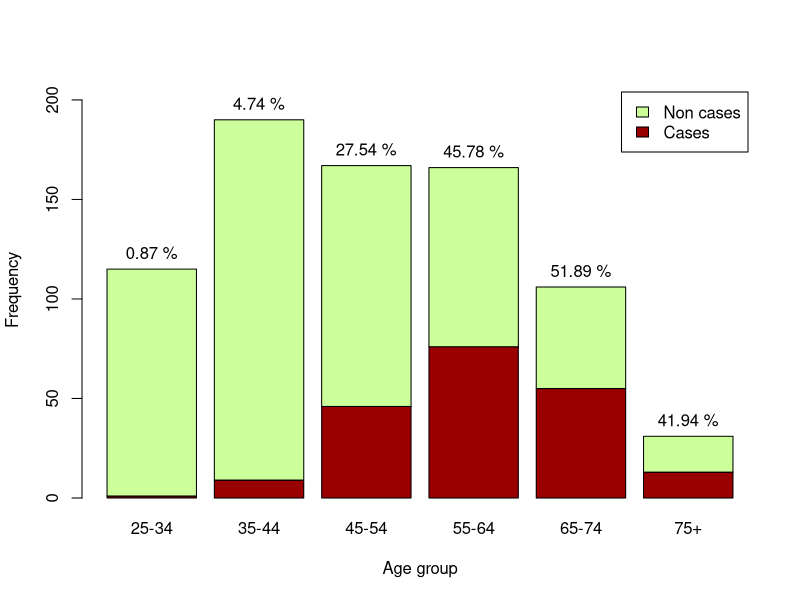
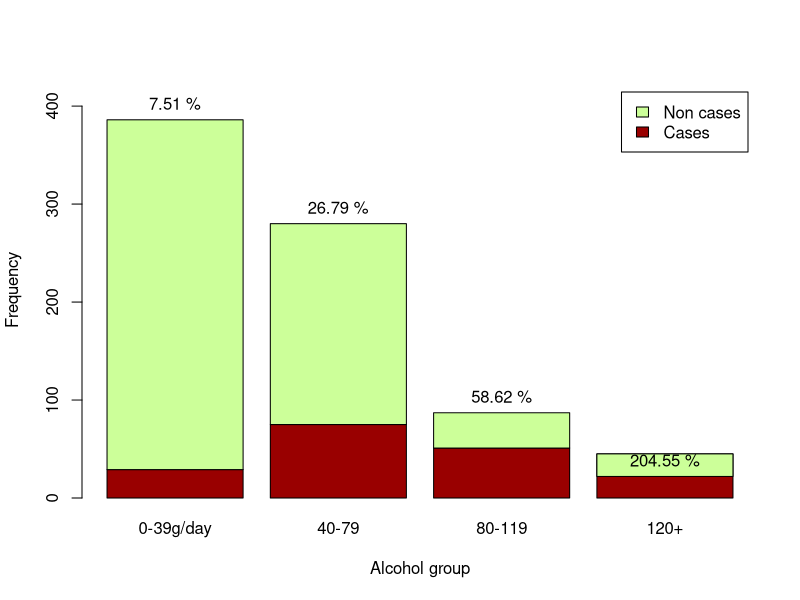
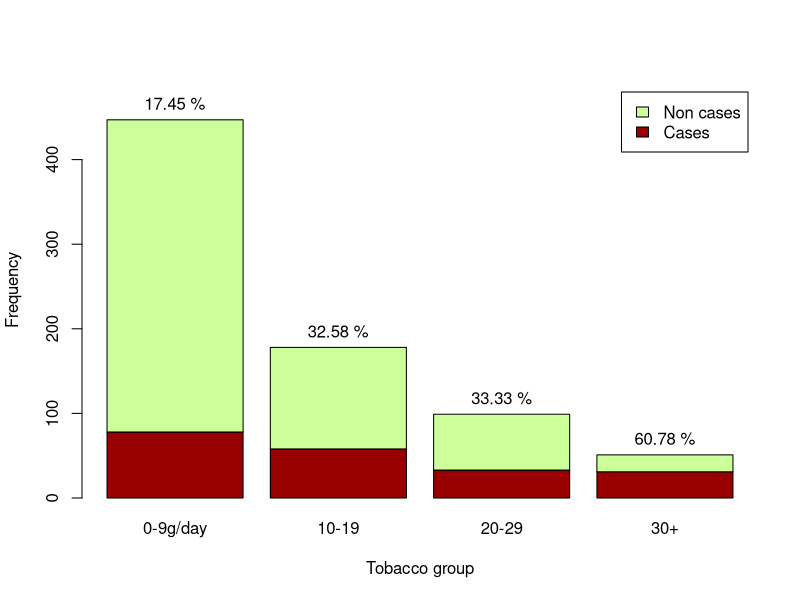
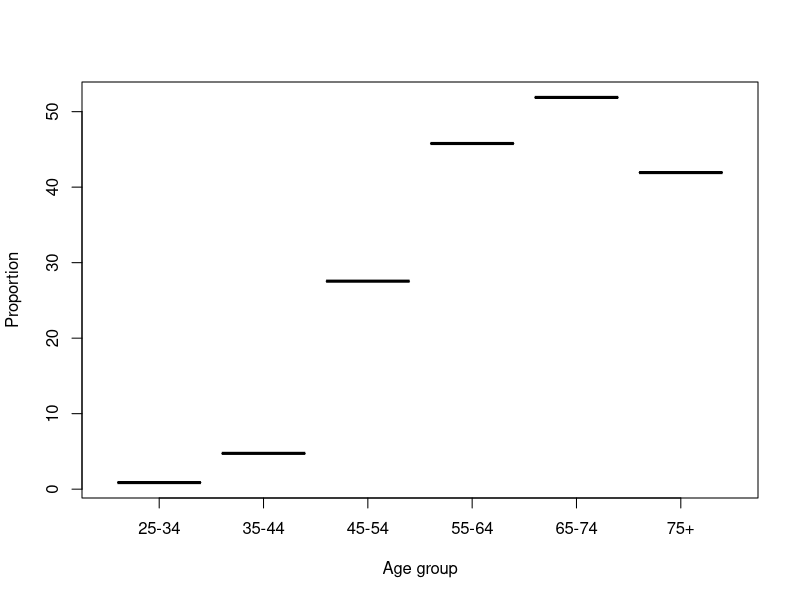
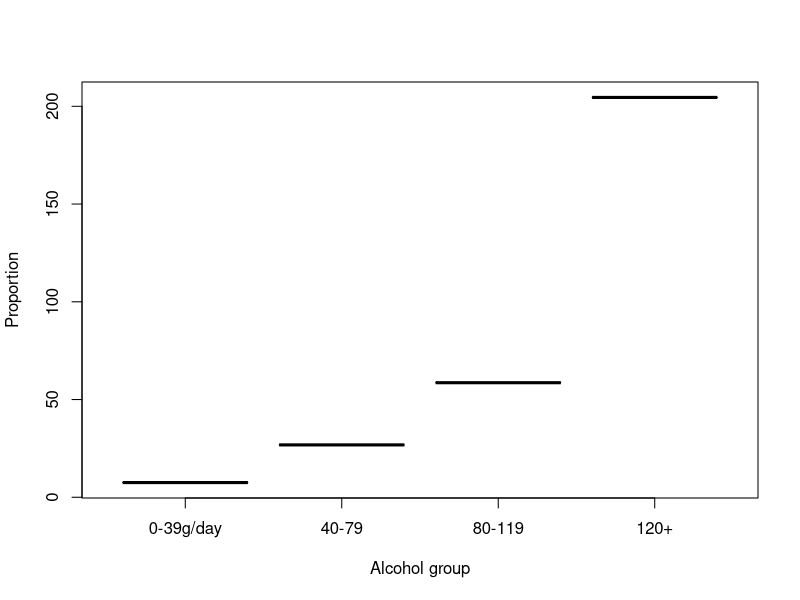
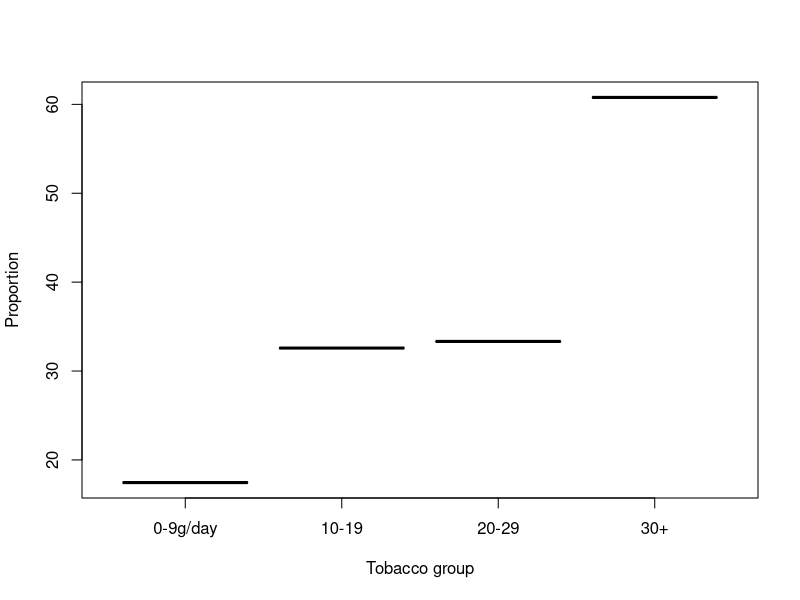
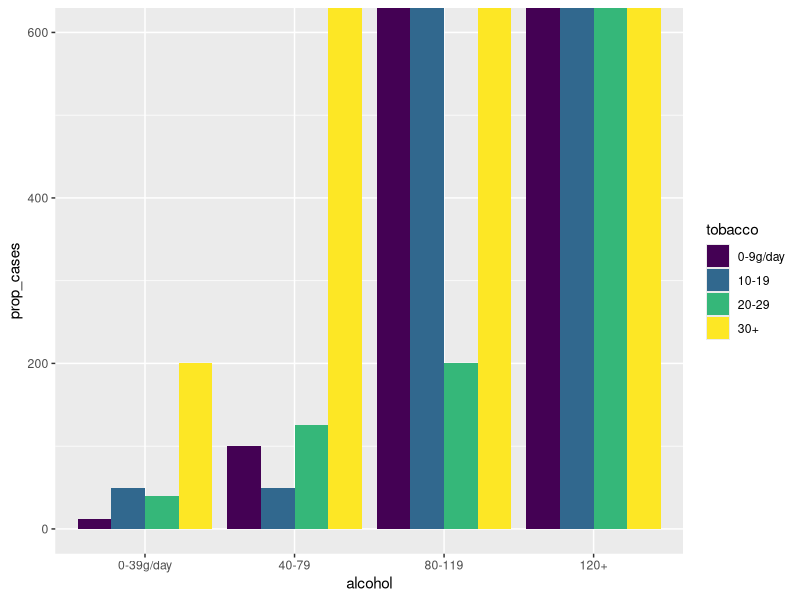
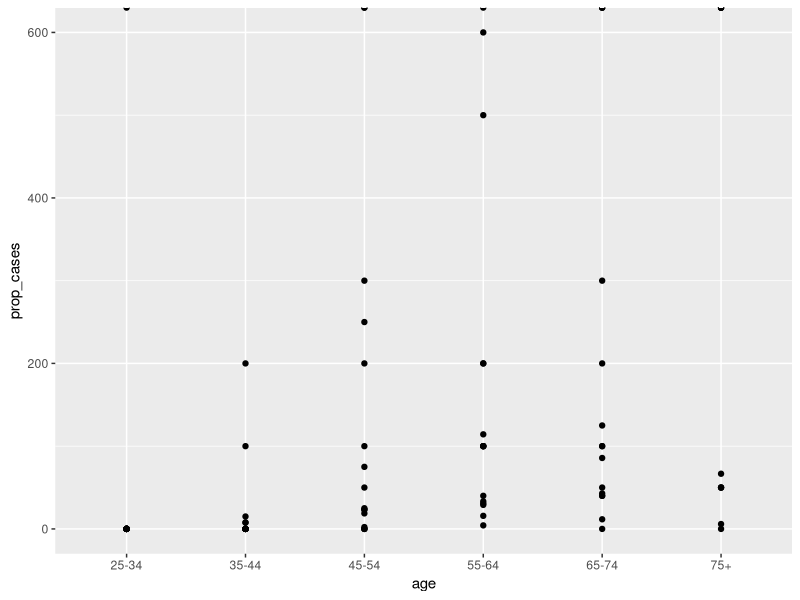

These charts were generated, in order, by the following R code:
## ---- chunk 1
knitr::opts_chunk$set(echo = TRUE)
## ---- chunk 2
head(esoph, 8)
cat("Number of combinations: ", dim(esoph)[1], "\nNumber of persons checked: ",
    sum(esoph$ncontrols))
## ---- chunk 3
summary(esoph)
## ---- chunk 4
str(esoph)
## ---- chunk 5
cases = tapply(esoph$ncases, esoph$agegp, sum)
controls = tapply(esoph$ncontrols, esoph$agegp, sum)

non_cases = controls - cases
percentages = cases / controls * 100

ylim <- c(0, 1.1*max(controls))
plot <- barplot(rbind(cases, non_cases), ylim=ylim, legend=c("Cases", "Non cases"),
                col=c("#990000", "#CCFF99"), xlab="Age group", ylab="Frequency")
text(x=plot, y=controls, label=paste(round(percentages, 2), "%"), pos=3)
## ---- chunk 6
cases = tapply(esoph$ncases, esoph$alcgp, sum)
controls = tapply(esoph$ncontrols, esoph$alcgp, sum)

non_cases = controls - cases
percentages = cases / controls * 100

ylim <- c(0, 1.1*max(controls))
plot <- barplot(rbind(cases, non_cases), ylim=ylim, legend=c("Cases", "Non cases"),
                col=c("#990000", "#CCFF99"), xlab="Alcohol group", ylab="Frequency")
text(x=plot, y=controls, label=paste(round(percentages, 2), "%"), pos=3)
## ---- chunk 7
cases = tapply(esoph$ncases, esoph$tobgp, sum)
controls = tapply(esoph$ncontrols, esoph$tobgp, sum)

non_cases = controls - cases
percentages = cases / controls * 100

ylim <- c(0, 1.1*max(controls))
plot <- barplot(rbind(cases, non_cases), ylim=ylim, legend=c("Cases", "Non cases"),
                col=c("#990000", "#CCFF99"), xlab="Tobacco group", ylab="Frequency")
text(x=plot, y=controls, label=paste(round(percentages, 2), "%"), pos=3)
## ---- chunk 8
total_prop = tapply(esoph$ncases, esoph$agegp, sum) / tapply(esoph$ncontrols, esoph$agegp, sum) * 100

plot(unique(esoph$agegp), total_prop, xlab="Age group", ylab="Proportion")
## ---- chunk 9
total_prop_alc = tapply(esoph$ncases, esoph$alcgp, sum) / tapply(esoph$ncontrols, esoph$alcgp, sum) * 100

plot(unique(esoph$alcgp), total_prop_alc, xlab="Alcohol group", ylab="Proportion")
## ---- chunk 10
total_prop_tob = tapply(esoph$ncases, esoph$tobgp, sum) / tapply(esoph$ncontrols, esoph$tobgp, sum) * 100

plot(unique(esoph$tobgp), total_prop_tob, xlab="Tobacco group", ylab="Proportion")
## ---- chunk 11
tobacco <- xtabs(cbind(ncases, ncontrols) ~ tobgp, data=esoph)
tobacco
summary(tobacco)
## ---- chunk 12
age <- esoph$agegp
alcohol <- esoph$alcgp
tobacco <- esoph$tobgp
prop_cases <- esoph$ncases / esoph$ncontrols * 100
esoph_prop <- data.frame(age, alcohol, tobacco, prop_cases)

summary(esoph_prop$prop_cases)
## ---- chunk 13
library(ggplot2)
ggplot(esoph_prop, aes(alcohol, prop_cases, fill=tobacco)) + geom_bar(stat="identity", position="dodge")
## ---- chunk 14
# Proportion of cases by age
qplot(age, prop_cases, data=esoph_prop)

# Proportion of cases by age according to alcohol and tobacco consumption
qplot(age, prop_cases, colour=alcohol, data=esoph_prop)
qplot(age, prop_cases, colour=tobacco, data=esoph_prop)

# Proportion of cases by alcohol and tobacco consumption according to age
qplot(age, alcohol, colour=prop_cases, data=esoph_prop)
qplot(age, tobacco, colour=prop_cases, data=esoph_prop)
## ---- chunk 15
# see http://analyticsdataexploration.com/deviance-and-aic-for-logistic-regression-in-r/
model1 <- glm(cbind(ncases, ncontrols) ~ agegp + tobgp + alcgp, data=esoph, family=binomial())
model2 <- glm(cbind(ncases, ncontrols) ~ agegp + tobgp * alcgp, data=esoph, family=binomial())
summary(model1)
summary(model2)
## ---- chunk 16
table(esoph$agegp, esoph$alcgp)
## ---- chunk 17
tapply(esoph$ncases, list(esoph$agegp, esoph$alcgp), mean)
